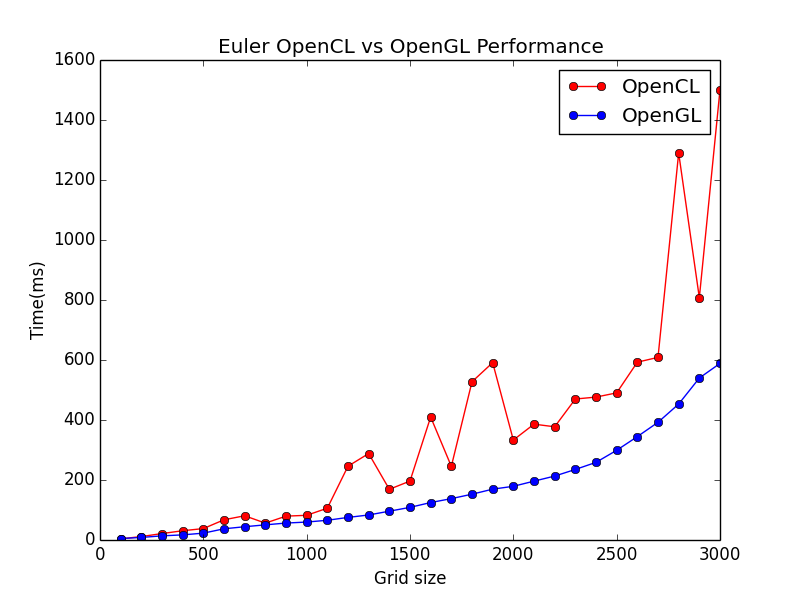

This chart was generated by the following Python code:
import numpy as np
import matplotlib.pyplot as plt
import json
from pprint import pprint

y1 = []
y2 = []
x = []
s = 100

for n in range(0,30):
    json_data=open('GPU_CLEULER_{sx}x{sx}.json'.format(sx=s))
    data = json.load(json_data)
    y1.append(data['average_timestep']*1000.0)
    json_data.close()
    
    json_data=open('GPU_GLEULER_{sx}x{sx}.json'.format(sx=s))
    data = json.load(json_data)
    y2.append(data['average_timestep']*1000.0)
    json_data.close()
    
    x.append(s)
    s+=100

plt.title('Euler OpenCL vs OpenGL Performance')
plt.ylabel('Time(ms)')
plt.xlabel('Grid size')
plt.plot(x,y1,'r-o', label='OpenCL')
plt.plot(x,y2,'b-o', label='OpenGL')
plt.legend()
plt.savefig('euler_perf_graph.png')